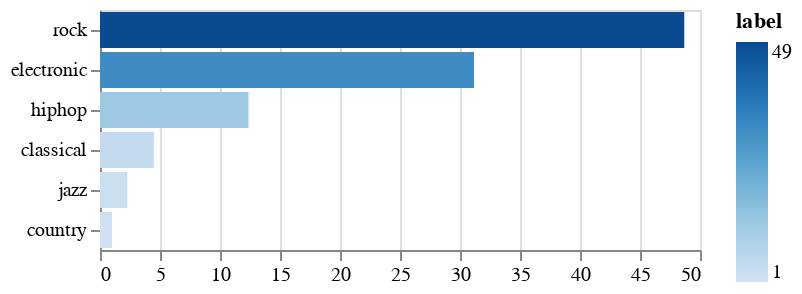

This figure's notebook cell:
### Code cell
class_dis = pd.DataFrame(data_df['label'].value_counts(normalize=True) * 100).reset_index()

alt.Chart(class_dis).mark_bar().encode(
    x=alt.X('label:Q', title=None),
    y=alt.Y('index:N', sort='-x', title=None),
    color='label:Q')

### Figure 1 — Vega specification as saved in the notebook (floating-point values rounded to 4 significant figures)
{"$schema": "https://vega.github.io/schema/vega/v5.json", "data": [{"name": "source_0"}, {"name": "data_0", "values": [{"index": "rock", "label": 48.69, "label_end": 48.69, "label_start": 0.0}, {"index": "electronic", "label": 31.17, "label_end": 31.17, "label_start": 0.0}, {"index": "hiphop", "label": 12.37, "label_end": 12.37, "label_start": 0.0}, {"index": "classical", "label": 4.484, "label_end": 4.484, "label_start": 0.0}, {"index": "jazz", "label": 2.279, "label_end": 2.279, "label_start": 0.0}, {"index": "country", "label": 1.002, "label_end": 1.002, "label_start": 0.0}]}, {"name": "source_0_y_domain_index", "values": [{"index": "rock", "sort_field": 48.69}, {"index": "electronic", "sort_field": 31.17}, {"index": "hiphop", "sort_field": 12.37}, {"index": "classical", "sort_field": 4.484}, {"index": "jazz", "sort_field": 2.279}, {"index": "country", "sort_field": 1.002}]}, {"name": "data_0_color_domain_label", "values": [{"min": 1.002, "max": 48.69}]}], "signals": [{"name": "y_step", "value": 20}, {"name": "height", "update": "bandspace(domain('y').length, 0.1, 0.05) * y_step"}], "marks": [{"type": "rect", "name": "marks", "from": {"data": "data_0"}, "encode": {"update": {"x": {"field": "label_end", "scale": "x"}, "x2": {"field": "label_start", "scale": "x"}, "fill": {"field": "label", "scale": "color"}, "height": {"signal": "max(0.25, bandwidth('y'))"}, "y": {"field": "index", "scale": "y"}}}, "style": ["bar"]}], "scales": [{"name": "x", "type": "linear", "domain": {"data": "data_0", "fields": ["label_start", "label_end"]}, "range": [0, {"signal": "width"}], "nice": true, "zero": true}, {"name": "y", "type": "band", "domain": {"data": "source_0_y_domain_index", "field": "index", "sort": {"op": "max", "field": "sort_field", "order": "descending"}}, "range": {"step": {"signal": "y_step"}}, "paddingInner": 0.1, "paddingOuter": 0.05}, {"name": "color", "type": "linear", "domain": [{"signal": "(data(\"data_0_color_domain_label\")[0] || {}).min"}, {"signal": "(data(\"data_0_color_domain_label\")[0] || {}).max"}], "range": "ramp", "interpolate": "hcl", "zero": false}], "axes": [{"scale": "x", "labels": false, "zindex": 0, "maxExtent": 0, "ticks": false, "grid": true, "tickCount": {"signal": "ceil(width/40)"}, "domain": false, "aria": false, "orient": "bottom", "minExtent": 0, "gridScale": "y"}, {"scale": "x", "labelOverlap": true, "tickCount": {"signal": "ceil(width/40)"}, "zindex": 0, "grid": false, "labelFlush": true, "orient": "bottom"}, {"scale": "y", "orient": "left", "grid": false, "zindex": 0}], "style": "cell", "width": 300, "background": "white", "padding": 5, "legends": [{"fill": "color", "gradientLength": {"signal": "clamp(height, 64, 200)"}, "title": "label"}]}
